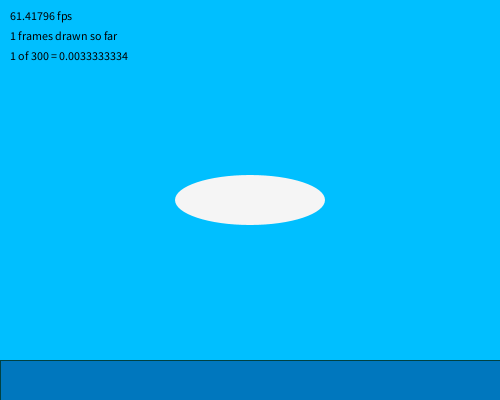
Frame 1 (no input)
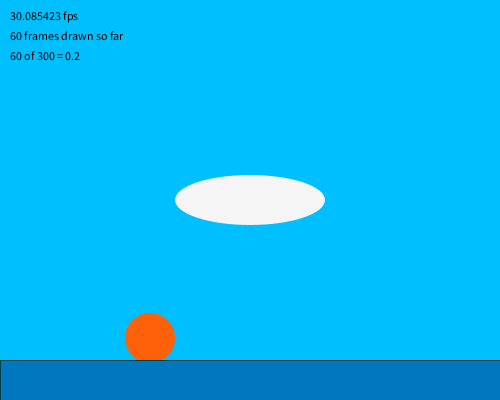
Frame 60 (the mouse pressed at the canvas centre just before this capture)
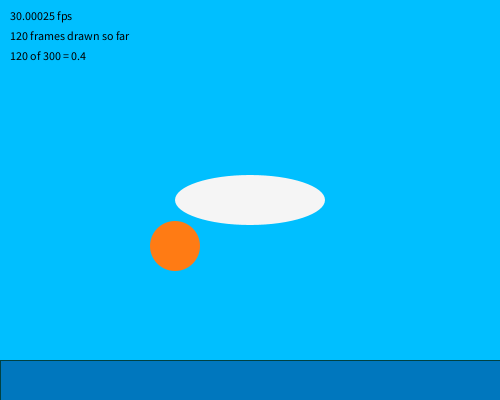
Frame 120 (the mouse held since frame 60 and released just before this capture)

The Processing sketch that drew these frames (run headless with seeded random() and noise(); from frame 60 on, the mouse is pressed at the canvas centre):

// Processing sketch: Simple_sunrise
// ── Simple_sunrise.pde
/* Simple_sunrise.pde
 * Copyright 2020 Roland Richter
 */

void setup() {
    size(500, 400);
    frameRate(30);
    background(#00BFFF); // "Deep sky blue" 
}


void draw() {
    background(#00BFFF); // "Deep sky blue"     
    
    int frameN = frameCount % 300;
    float frameR = float(frameN) / 300.0;
    
    // Computes the x and y position of the sun
    float sunX = lerp(width/4, width/2, frameR);
    float sunY = lerp(height+30, -30, frameR);
    
    // Computes the sun's colour, in between
    // "Orange-red" and "Sunglow"
    color sunCol = lerpColor(#FF4500, #FFCC33, frameR);
    
    // Draws a sun, roughly centered
    noStroke();
    fill(sunCol); 
    circle(sunX, sunY, 50);
    
    // Draws the ocean
    stroke(#004242); // "Warm black"
    fill(#0077BE);   // "Ocean Boat Blue"
    rect(0, 0.9*height, width, 0.1*height);
    
    // Draws a simple cloud
    noStroke();
    fill(#F5F5F5); // "White smoke"
    ellipse(width/2, height/2, 150, 50);
    
    // Displays current frame rate, frame count, etc.
    textSize(12);
    fill(#000000);
    text(frameRate + " fps", 10, 20);
    text(frameCount + " frames drawn so far", 10, 40);
    text(frameN + " of 300 = " + frameR, 10, 60);
}
